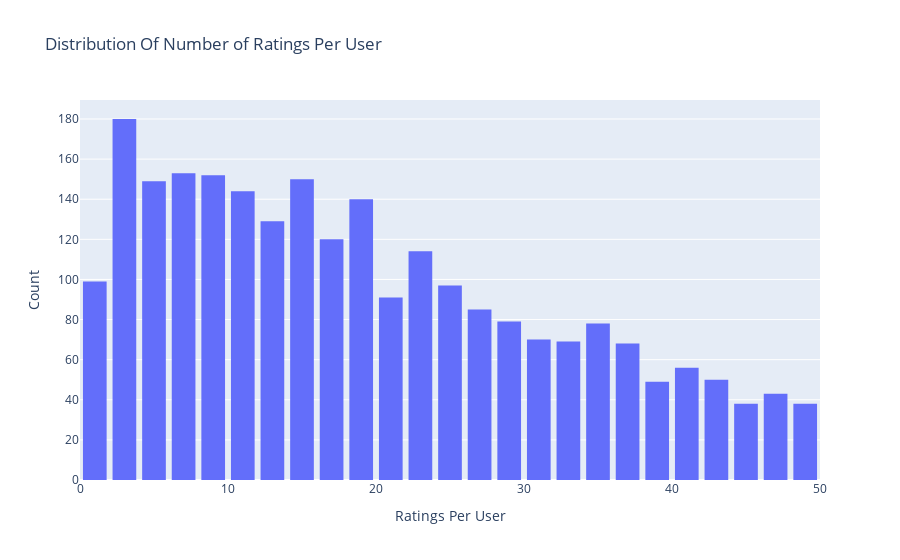

Source (notebook cell):
### Code cell
# Number of ratings per user
data = df.groupby('userid')['rating'].count()

# Create trace
trace = go.Histogram(x = data.values,
                     name = 'Ratings',
                     xbins = dict(start = 0,
                                  end = 50,
                                  size = 2))
# Create layout
layout = go.Layout(title = 'Distribution Of Number of Ratings Per User',
                   xaxis = dict(title = 'Ratings Per User'),
                   yaxis = dict(title = 'Count'),
                   bargap = 0.2)

# Create plot
fig = go.Figure(data=[trace], layout=layout)
iplot(fig)

### Figure 1 — Plotly figure (JSON) as saved in the notebook; plotly's stock layout.template omitted (floating-point values rounded to 4 significant figures; data arrays with more than 128 entries replaced by an {"elided": "..."} marker saying what was removed)
{"data": [{"name": "Ratings", "type": "histogram", "x": {"elided": "3237 int values"}, "xbins": {"end": 50, "size": 2, "start": 0}}], "layout": {"bargap": 0.2, "title": {"text": "Distribution Of Number of Ratings Per User"}, "xaxis": {"title": {"text": "Ratings Per User"}}, "yaxis": {"title": {"text": "Count"}}}}
